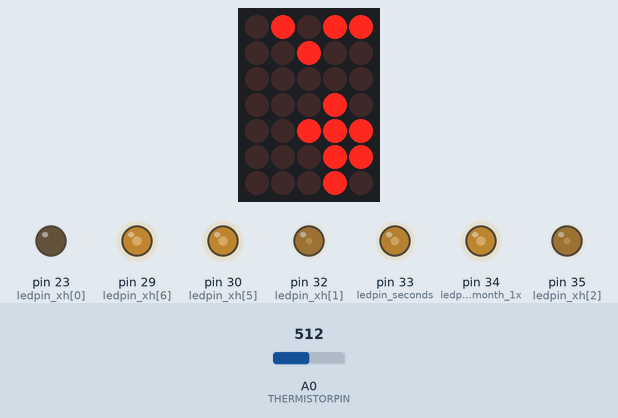
Bench run of a sketch on a simulated Arduino Mega 2560, built with avr-gcc and run on an emulated ATmega2560. Shown: 5×7 LED matrix, output pins drawn as LEDs (lit = HIGH). Wiring (inferred from the names in the program): DS3231 clock at I2C address 0x68; LED matrix (orientation assumed): rows pin 31, pin 22, pin 27, pin 28, pin 26, pin 24, pin 25; columns pin 44, pin 43, pin 42, pin 41, pin 40. The test bench sets the inputs (shaded band); at power-on: A0 (THERMISTORPIN) = 512. The local clock reads 2024-03-15 10:24:30 at power-on unless the sketch sets it; pins used as bus, display or sensor lines are not drawn.

Above: at 3.5 s.
4.3 s: A0 (THERMISTORPIN) set to 633
At 6.02 s:
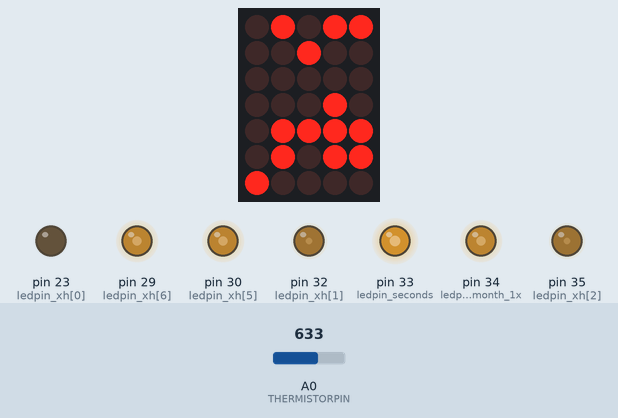
6.8 s: A0 (THERMISTORPIN) set to 652
10.0 s: A0 (THERMISTORPIN) set to 15
At 12.06 s:
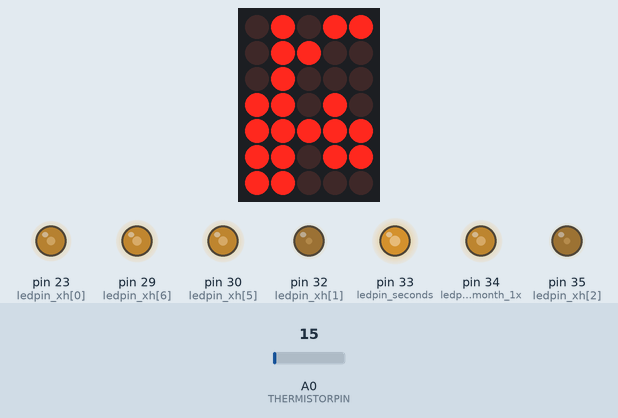
13.2 s: A0 (THERMISTORPIN) set to 511
At 15.48 s:
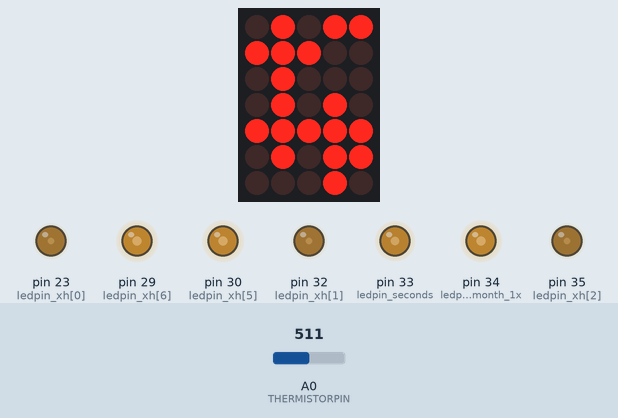
16.3 s: A0 (THERMISTORPIN) set to 492
19.3 s: A0 (THERMISTORPIN) set to 472
22.3 s: A0 (THERMISTORPIN) set to 444
At 24.66 s:
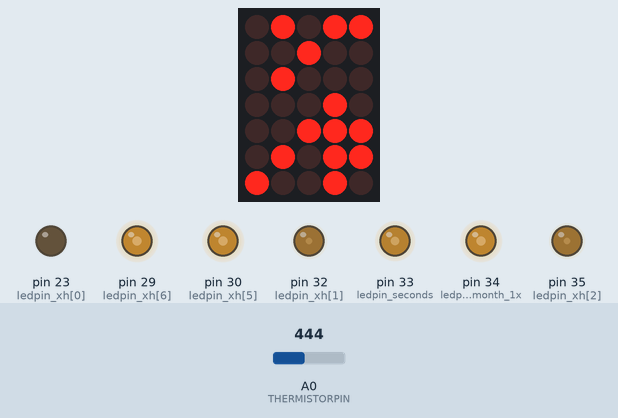
Timing chart, 0 to 28.3 s (numbered marks = the images above; inputs shaded):
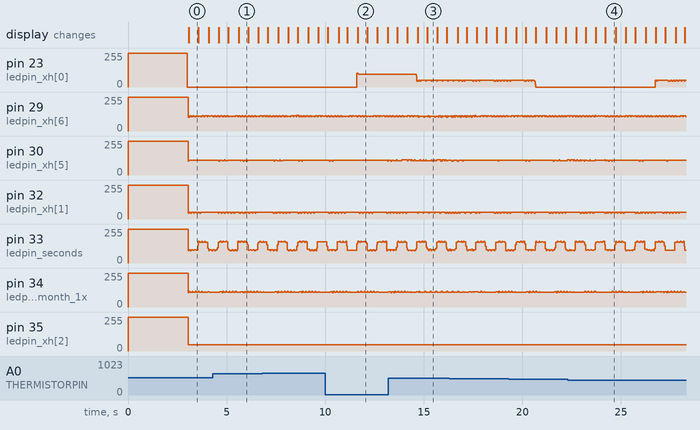

The sketch:

LedClock.ino
```cpp
#include <Wire.h>
#include "RTClib.h"

RTC_DS1307 rtc;
DateTime current;
DateTime last;
const uint8_t timezone = 8;

// which analog pin to connect
#define THERMISTORPIN A0
// resistance at 25 degrees C
const uint16_t THERMISTORNOMINAL = 10000;
// temp. for nominal resistance (almost always 25 C)
const uint16_t TEMPERATURENOMINAL = 25;
// how many samples to take and average, more takes longer
// but is more 'smooth'
const uint16_t NUMSAMPLES = 5;
// The beta coefficient of the thermistor (usually 3000-4000)
const uint16_t BCOEFFICIENT = 3435;
// the value of the 'other' resistor
const uint16_t SERIESRESISTOR = 10000;

uint16_t tSamples[NUMSAMPLES];
int tCount = 0;
int temperature = 88;

const int LED_ON = LOW;
const int LED_OFF= HIGH;

const int digits[10][7] =
{{ LED_ON,  LED_ON,  LED_ON,  LED_ON,  LED_ON,  LED_ON, LED_OFF},  // 0
 {LED_OFF,  LED_ON,  LED_ON, LED_OFF, LED_OFF, LED_OFF, LED_OFF},  // 1
 { LED_ON,  LED_ON, LED_OFF,  LED_ON,  LED_ON, LED_OFF,  LED_ON},  // 2
 { LED_ON,  LED_ON,  LED_ON,  LED_ON, LED_OFF, LED_OFF,  LED_ON},  // 3
 {LED_OFF,  LED_ON,  LED_ON, LED_OFF, LED_OFF,  LED_ON,  LED_ON},  // 4
 { LED_ON, LED_OFF,  LED_ON,  LED_ON, LED_OFF,  LED_ON,  LED_ON},  // 5
 { LED_ON, LED_OFF,  LED_ON,  LED_ON,  LED_ON,  LED_ON,  LED_ON},  // 6
 { LED_ON,  LED_ON,  LED_ON, LED_OFF, LED_OFF, LED_OFF, LED_OFF},  // 7
 { LED_ON,  LED_ON,  LED_ON,  LED_ON,  LED_ON,  LED_ON,  LED_ON},  // 8
 { LED_ON,  LED_ON,  LED_ON,  LED_ON, LED_OFF,  LED_ON,  LED_ON}}; // 9

 const int letter[4][7] =
{{ LED_ON,  LED_ON,  LED_ON,  LED_ON,  LED_ON,  LED_ON, LED_OFF},  // G
 {LED_OFF,  LED_ON,  LED_ON, LED_OFF, LED_OFF, LED_OFF, LED_OFF},  // P
 { LED_ON,  LED_ON,  LED_ON,  LED_ON, LED_OFF, LED_OFF,  LED_ON},  // E
 {LED_OFF, LED_OFF, LED_OFF, LED_OFF, LED_OFF, LED_OFF,  LED_ON}}; // -

 const int digits_none[7] = {LED_OFF, LED_OFF, LED_OFF, LED_OFF, LED_OFF, LED_OFF, LED_OFF};
// first digit of day is none, 1, 2, 3, with DOWN row
const int digits_day_1x2x3x[3][7] = {{LED_OFF,  LED_ON, LED_OFF,  LED_ON, LED_OFF, LED_OFF, LED_OFF}, // 1
									 { LED_ON,  LED_ON, LED_OFF, LED_OFF,  LED_ON, LED_OFF, LED_OFF}, // 2
									 { LED_ON,  LED_ON, LED_OFF,  LED_ON, LED_OFF, LED_OFF, LED_OFF}}; // 3

const int cols[5] = {44, 43, 42, 41, 40}; // board: 17, 18, 19, 20, 22
//                         A   B   C   D   E   F   G
const int ledpin[2][7] = {{23, 22, 27, 28, 26, 24, 25},  // up row, board: 28, 29, 24, 23, 25, 27, 26
						  {31, 32, 35, 34, 33, 30, 29}}; // down row, board: 12, 11, 8, 9, 10, 13, 15
const int ledpin_xh[7] =  {23, 32, 35, 34, 33, 30, 29};  // for hour less than 10, such as x0, x1, ~ x8, x9

const int ledpin_dx[7] =  {31, 22, 27, 28, 26, 24, 25};  // for day bigger than 9, such as 1x, 2x, 3x
// first digit of month is none or 1, with DOWN row
const int ledpin_month_1x = 34;
// two leds for second blink
const int ledpin_seconds = 33;
// negtive sign for temperature.
const int ledpin_negtive = 25;

const long interval = 500; // seconds blink every half second
unsigned long previousMillis = 0;
int seconds = ON;

// yellow 5v, green gnd, orange tx, white rx
//const int GPS_POWER = 36; // brown, directly connect to 5v.
//const int GPS_OFF = LOW;
//const int GPS_ON = HIGH;
//const int GPS_EN = 37;    // purple, for Bluetooth only.
bool gps_status = false;
int gps_led_status = LED_ON;

unsigned long last_gps_check_time = 0;
String gpsString;

void setup() {
	int i, j;
  // init all col
	for(i=0; i<5; i++){
		pinMode(cols[i], OUTPUT);
		digitalWrite(cols[i], LED_OFF);
	}
  // init all row
	for(j=0; j<2; j++){
		for(i=0; i<7; i++){
			pinMode(ledpin[j][i], OUTPUT);
			digitalWrite(ledpin[j][i], LED_OFF);
		}
	}
  // init GPS
	gpsString.reserve(1024);
	gpsString = "";
	Serial1.begin(38400,SERIAL_8N1);

  Serial.begin(9600);
  // init RTC
	if (! rtc.begin()) {
    Serial.println("Couldn't find RTC");
		while (1);
	}

	if (! rtc.isrunning()) {
    Serial.println("RTC is NOT running!");
	// following line sets the RTC to the date & time this sketch was compiled
		rtc.adjust(DateTime(F(__DATE__), F(__TIME__)));
	// This line sets the RTC with an explicit date & time, for example to set
	// January 21, 2014 at 3am you would call:
	// rtc.adjust(DateTime(2014, 1, 21, 3, 0, 0));
	}

  // init analog input for temperature.
	analogReference(DEFAULT);

//  rtc.adjust(DateTime(2000+17, 10, 17, 8, 0, 0));
  // get current time
	last = rtc.now();
	last_gps_check_time = millis();
	previousMillis = millis();

	readGPS();
}

void loop() {
	uint8_t i;
	unsigned long currentMillis = millis();

	if ((unsigned long)(currentMillis - previousMillis) >= interval) {
	// save the last time you blinked the LED
		previousMillis = currentMillis;
		if (seconds == LED_ON) {
			seconds = LED_OFF;
		} else {
			seconds = LED_ON;
		}

		if(tCount < NUMSAMPLES) {
			tSamples[tCount] = analogRead(THERMISTORPIN);
			tCount ++;
		}else{
	  // average all the samples out
			float average = 0;
			for (i=0; i< NUMSAMPLES; i++) {
				average += tSamples[i];
			}
			average /= NUMSAMPLES;
//        Serial.println(average, DEC);
			temperature = int(tReading2Degree(average) + 0.5);
			tCount = 0;
		}

	// get gps data every one houre.
		if((unsigned long)(currentMillis-last_gps_check_time) >= 3600000L) {
//      if(current.second()==0 && abs(currentMillis-last_gps_check_time) > 30000) {
			readGPS();
		}

		if(gps_status) {
			gps_led_status = LED_ON;
		}else{
			if(gps_led_status == LED_ON)
				gps_led_status = LED_OFF;
			else
				gps_led_status = LED_ON;
		}

//      current = rtc.now();

	}
  current = DateTime(last.unixtime() + ((unsigned long)(currentMillis-last_gps_check_time))/1000);
	showDateTime(current.month(), current.day(), current.hour(), current.minute(), seconds, current.dayOfTheWeek(), temperature, gps_led_status);

}

/*
  M: month
  D: day
  h: hour
  m: minute, int
  s: second, ON or OFF
  w: week day
  t: temperature
*/
void showDateTime(int M, int D, int h, int m, int s, int w, int t, int gps){
	int j;
	int delay_t = 1;

	if(w == 0){ w = 8;}

	int tLow = abs(t) % 10;
	for(j=0; j<7; j++){
	// low digit of temp
		if(t < -9 && s == LED_OFF) {
			digitalWrite(ledpin[0][j], digits_none[j]);
			digitalWrite(ledpin_negtive, LED_ON);
		}else{
			digitalWrite(ledpin[0][j], digits[tLow][j]);
		}
	// week day
		digitalWrite(ledpin[1][j], digits[w][j]);
	}
	digitalWrite(cols[0], LED_ON);
	delay(delay_t);
	digitalWrite(cols[0], LED_OFF);

	int mLow = m % 10;
	int tHigh = abs(t) / 10;
	for(j=0; j<7; j++){
	// high digit of temp
		if(t>0){
			if(tHigh > 0) {
				digitalWrite(ledpin[0][j], digits[tHigh][j]);
			}else{
				digitalWrite(ledpin[0][j], digits_none[j]);
			}
		}else if(t < 0) {
			if(tHigh > 0) {
				if(s == LED_OFF) {
					digitalWrite(ledpin[0][j], digits_none[j]);
					digitalWrite(ledpin_negtive, LED_ON);
				}else{
					digitalWrite(ledpin[0][j], digits[tHigh][j]);
				}
			}else{
				digitalWrite(ledpin[0][j], digits_none[j]);
				digitalWrite(ledpin_negtive, LED_ON);
			}
		}else{
			digitalWrite(ledpin[0][j], digits_none[j]);
		}

	// low digit of minutes
		digitalWrite(ledpin[1][j], digits[mLow][j]);
	}
	digitalWrite(cols[1], LED_ON);
	delay(delay_t);
	digitalWrite(cols[1], LED_OFF);

	int dLow = D % 10;
	int mHigh = m / 10;
	for(j=0; j<7; j++){
	// low digit of day
		digitalWrite(ledpin[0][j], digits[dLow][j]);
	// high digit of minutes
		digitalWrite(ledpin[1][j], digits[mHigh][j]);
	}
	digitalWrite(cols[2], LED_ON);
	delay(delay_t);
	digitalWrite(cols[2], LED_OFF);

	int dHigh = D / 10;
	int hLow = h % 10;
	for(j=0; j<7; j++){
	// high digit of day
		if(dHigh>0){
			digitalWrite(ledpin_dx[j], digits[dHigh][j]);
		}else{
			digitalWrite(ledpin_dx[j], digits_none[j]);
		}
	// low digit of hours
		digitalWrite(ledpin_xh[j], digits[hLow][j]);
	}
	digitalWrite(ledpin[0][6], gps);  // world calendar for gps status
	digitalWrite(ledpin[0][5], LED_OFF);  // chinese calendar is off
	digitalWrite(cols[3], LED_ON);
	delay(delay_t);
	digitalWrite(cols[3], LED_OFF);

	int MLow = M % 10;
	int hHigh = h / 10;
	for(j=0; j<7; j++){
	// low digit of month
		digitalWrite(ledpin[0][j], digits[MLow][j]);
	// high digit of month
		if(M/10 > 0){
			digitalWrite(ledpin_month_1x, LED_ON);
		}else{
			digitalWrite(ledpin_month_1x, LED_OFF);
		}
	// high digit of hours
		if(hHigh>0){
			digitalWrite(ledpin[1][j], digits[hHigh][j]);
		}else{
			digitalWrite(ledpin[1][j], digits_none[j]);
		}
	}
	digitalWrite(ledpin_seconds, s);
	digitalWrite(ledpin[1][6], LED_OFF);  // user alarm is off
	digitalWrite(ledpin[1][5], LED_OFF);  // every hour alarm is off
	digitalWrite(cols[4], LED_ON);
	delay(delay_t);
	digitalWrite(cols[4], LED_OFF);

}

float tReading2Degree(float reading) {
	float resistor = SERIESRESISTOR * (1023 - reading) / reading;
	//  Serial.print(resistor);
	//  Serial.print("\t");
	float steinhart;
	steinhart = resistor / THERMISTORNOMINAL;     // (R/Ro)
	steinhart = log(steinhart);                  // ln(R/Ro)
	steinhart /= BCOEFFICIENT;                   // 1/B * ln(R/Ro)
	steinhart += 1.0 / (TEMPERATURENOMINAL + 273.15); // + (1/To)
	steinhart = 1.0 / steinhart;                 // Invert
	steinhart -= 273.15;                         // convert to C
	//  Serial.println(steinhart);
	return steinhart;
}

void readGPS() {

	unsigned long t;
	unsigned long timeout = 3000;  // 3 seconds timeout
	// clean Serial buffer.
	while (Serial1.available()) {
		Serial1.read();
	}
	gps_status = false;
	gpsString = "";
	t = millis();
	while(millis() - t < timeout) {
		if (Serial1.available()) {
			gpsString += (char)Serial1.read();
			if(gpsString.endsWith("\r\n")) {
	//        Serial.print(gpsString);
				if(gpsString.startsWith("$GPRMC,")) {
					gps_status = getGPSTime();
				  if(gps_status) {// success
						last_gps_check_time = millis();
						return;
					}
				}
				gpsString.remove(0);
			}
		}
	}

	// failed
	last = DateTime(last.unixtime() + ((unsigned long)(millis() - last_gps_check_time))/1000);
	last_gps_check_time = millis();
}

bool getGPSTime() {
	int i;

//  Serial.println(gpsString);

	if(!checksum(gpsString))
		return false;

//  if(gpsString.startsWith("$GPRMC,")){
	int comma_index = gpsString.indexOf(',');
	int end_index = gpsString.indexOf(',',comma_index+1); // Time
	String t_String = gpsString.substring(comma_index+1, end_index);

	//Navigation receiver warning A = OK, V = invalid
	if(gpsString.charAt(end_index+1) == 'V') return false;

//    last_gps_check_time = millis();
	comma_index = 0;
	for(i=0; i< 9; i++){
		comma_index = gpsString.indexOf(',',comma_index+1);
	}
	end_index = gpsString.indexOf(',',comma_index+1); // Date
	String d_String = gpsString.substring(comma_index+1, end_index);

//        Serial.print(t_String);Serial.print("\t");Serial.println(d_String);
	int dd = d_String.substring(0,2).toInt();
	int MM = d_String.substring(2,4).toInt();
	int yy = d_String.substring(4,6).toInt();

	int hh = t_String.substring(0,2).toInt();
	int mm = t_String.substring(2,4).toInt();
	int ss = t_String.substring(4,6).toInt();

	if (hh+timezone >= 24) {
		hh = hh + timezone - 24;
		dd ++;
		if(dd == 29 && MM == 2) {
			if(!isLeapYear(yy)){
				dd = 1;
				MM ++;
			}
		}else if(dd == 30 && MM == 2) {
			dd = 1;
			MM ++;
		}else if(dd == 31){
			if(MM == 4 || MM == 6 || MM == 9 || MM == 11){
				dd = 1;
				MM ++;
			}
		}else if(dd == 32){
			dd = 1;
			MM ++;
		}

	}else{
		hh += timezone;
	}

//          Serial.print(yy);Serial.print("-");
//          Serial.print(MM);Serial.print("-");
//          Serial.print(dd);Serial.print(" ");
//          Serial.print(hh);Serial.print(":");
//          Serial.print(mm);Serial.print(":");
//          Serial.println(ss);
	rtc.adjust(DateTime(2000+yy, MM, dd, hh, mm, ss));
	last = DateTime(2000+yy, MM, dd, hh, mm, ss);
	return true;

}

bool checksum(String gprmc) {
	int indx = gprmc.indexOf('*');
	if(indx == -1) return false;

	int i;
	int c = 0;
	for(i=1;i<indx;i++) {
		c ^= gprmc.charAt(i);
	}
//  Serial.println(c);
	if(c == strtol(gprmc.substring(indx+1).c_str(), NULL, 16))
		return true;
	else
		return false;
}

bool isLeapYear(int y){
	if(y%100 == 0){
		if(y%400 == 0)
			return true;
	}else{
		if(y%4 == 0)
			return true;
	}
	return false;
}
```

RTClib.h
```cpp
// Code by JeeLabs http://news.jeelabs.org/code/
// Released to the public domain! Enjoy!

#ifndef _RTCLIB_H_
#define _RTCLIB_H_

#include <Arduino.h>
class TimeSpan;


#define PCF8523_ADDRESS       0x68
#define PCF8523_CLKOUTCONTROL 0x0F
#define PCF8523_CONTROL_3     0x02

#define DS1307_ADDRESS  0x68
#define DS1307_CONTROL  0x07
#define DS1307_NVRAM    0x08

#define DS3231_ADDRESS  0x68
#define DS3231_CONTROL  0x0E
#define DS3231_STATUSREG 0x0F

#define SECONDS_PER_DAY 86400L

#define SECONDS_FROM_1970_TO_2000 946684800


// Simple general-purpose date/time class (no TZ / DST / leap second handling!)
class DateTime {
public:
    DateTime (uint32_t t =0);
    DateTime (uint16_t year, uint8_t month, uint8_t day,
                uint8_t hour =0, uint8_t min =0, uint8_t sec =0);
    DateTime (const DateTime& copy);
    DateTime (const char* date, const char* time);
    DateTime (const __FlashStringHelper* date, const __FlashStringHelper* time);
    uint16_t year() const       { return 2000 + yOff; }
    uint8_t month() const       { return m; }
    uint8_t day() const         { return d; }
    uint8_t hour() const        { return hh; }
    uint8_t minute() const      { return mm; }
    uint8_t second() const      { return ss; }
    uint8_t dayOfTheWeek() const;

    // 32-bit times as seconds since 1/1/2000
    long secondstime() const;
    // 32-bit times as seconds since 1/1/1970
    uint32_t unixtime(void) const;

    DateTime operator+(const TimeSpan& span);
    DateTime operator-(const TimeSpan& span);
    TimeSpan operator-(const DateTime& right);

protected:
    uint8_t yOff, m, d, hh, mm, ss;
};

// Timespan which can represent changes in time with seconds accuracy.
class TimeSpan {
public:
    TimeSpan (int32_t seconds = 0);
    TimeSpan (int16_t days, int8_t hours, int8_t minutes, int8_t seconds);
    TimeSpan (const TimeSpan& copy);
    int16_t days() const         { return _seconds / 86400L; }
    int8_t  hours() const        { return _seconds / 3600 % 24; }
    int8_t  minutes() const      { return _seconds / 60 % 60; }
    int8_t  seconds() const      { return _seconds % 60; }
    int32_t totalseconds() const { return _seconds; }

    TimeSpan operator+(const TimeSpan& right);
    TimeSpan operator-(const TimeSpan& right);

protected:
    int32_t _seconds;
};

// RTC based on the DS1307 chip connected via I2C and the Wire library
enum Ds1307SqwPinMode { OFF = 0x00, ON = 0x80, SquareWave1HZ = 0x10, SquareWave4kHz = 0x11, SquareWave8kHz = 0x12, SquareWave32kHz = 0x13 };

class RTC_DS1307 {
public:
    boolean begin(void);
    static void adjust(const DateTime& dt);
    uint8_t isrunning(void);
    static DateTime now();
    static Ds1307SqwPinMode readSqwPinMode();
    static void writeSqwPinMode(Ds1307SqwPinMode mode);
    uint8_t readnvram(uint8_t address);
    void readnvram(uint8_t* buf, uint8_t size, uint8_t address);
    void writenvram(uint8_t address, uint8_t data);
    void writenvram(uint8_t address, uint8_t* buf, uint8_t size);
};

// RTC based on the DS3231 chip connected via I2C and the Wire library
enum Ds3231SqwPinMode { DS3231_OFF = 0x01, DS3231_SquareWave1Hz = 0x00, DS3231_SquareWave1kHz = 0x08, DS3231_SquareWave4kHz = 0x10, DS3231_SquareWave8kHz = 0x18 };

class RTC_DS3231 {
public:
    boolean begin(void);
    static void adjust(const DateTime& dt);
    bool lostPower(void);
    static DateTime now();
    static Ds3231SqwPinMode readSqwPinMode();
    static void writeSqwPinMode(Ds3231SqwPinMode mode);
};


// RTC based on the PCF8523 chip connected via I2C and the Wire library
enum Pcf8523SqwPinMode { PCF8523_OFF = 7, PCF8523_SquareWave1HZ = 6, PCF8523_SquareWave32HZ = 5, PCF8523_SquareWave1kHz = 4, PCF8523_SquareWave4kHz = 3, PCF8523_SquareWave8kHz = 2, PCF8523_SquareWave16kHz = 1, PCF8523_SquareWave32kHz = 0 };

class RTC_PCF8523 {
public:
    boolean begin(void);
    void adjust(const DateTime& dt);
    boolean initialized(void);
    static DateTime now();

    Pcf8523SqwPinMode readSqwPinMode();
    void writeSqwPinMode(Pcf8523SqwPinMode mode);
};

// RTC using the internal millis() clock, has to be initialized before use
// NOTE: this clock won't be correct once the millis() timer rolls over (>49d?)
class RTC_Millis {
public:
    static void begin(const DateTime& dt) { adjust(dt); }
    static void adjust(const DateTime& dt);
    static DateTime now();

protected:
    static long offset;
};

#endif // _RTCLIB_H_
```

Measured:
- the behaviour switches between 454 and 453 on A0 (THERMISTORPIN) (found by bisection; images 3 and 4)
- after the input at 4.3 s, the display: first differs from a run without the input after 1.3 s (image 1)
- after the input at 10.0 s, the display: first differs from a run without the input after 1.6 s (image 2)
- after the input at 13.2 s, the display: first differs from a run without the input after 1.5 s (image 3 shows a later state)
- after the input at 22.3 s, the display: first differs from a run without the input after 1.4 s (image 4 shows a later state)
